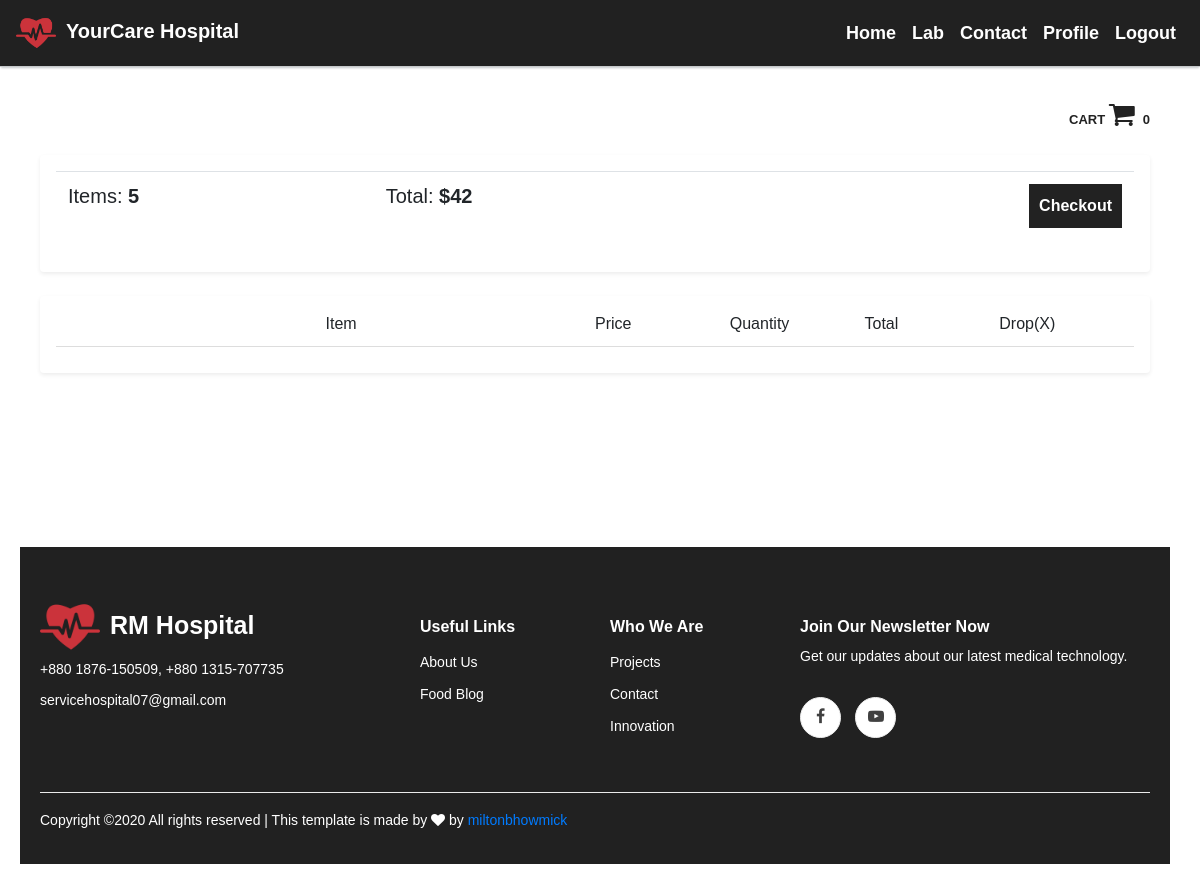
The page /cart/ (signed in) on the database as committed earlier.
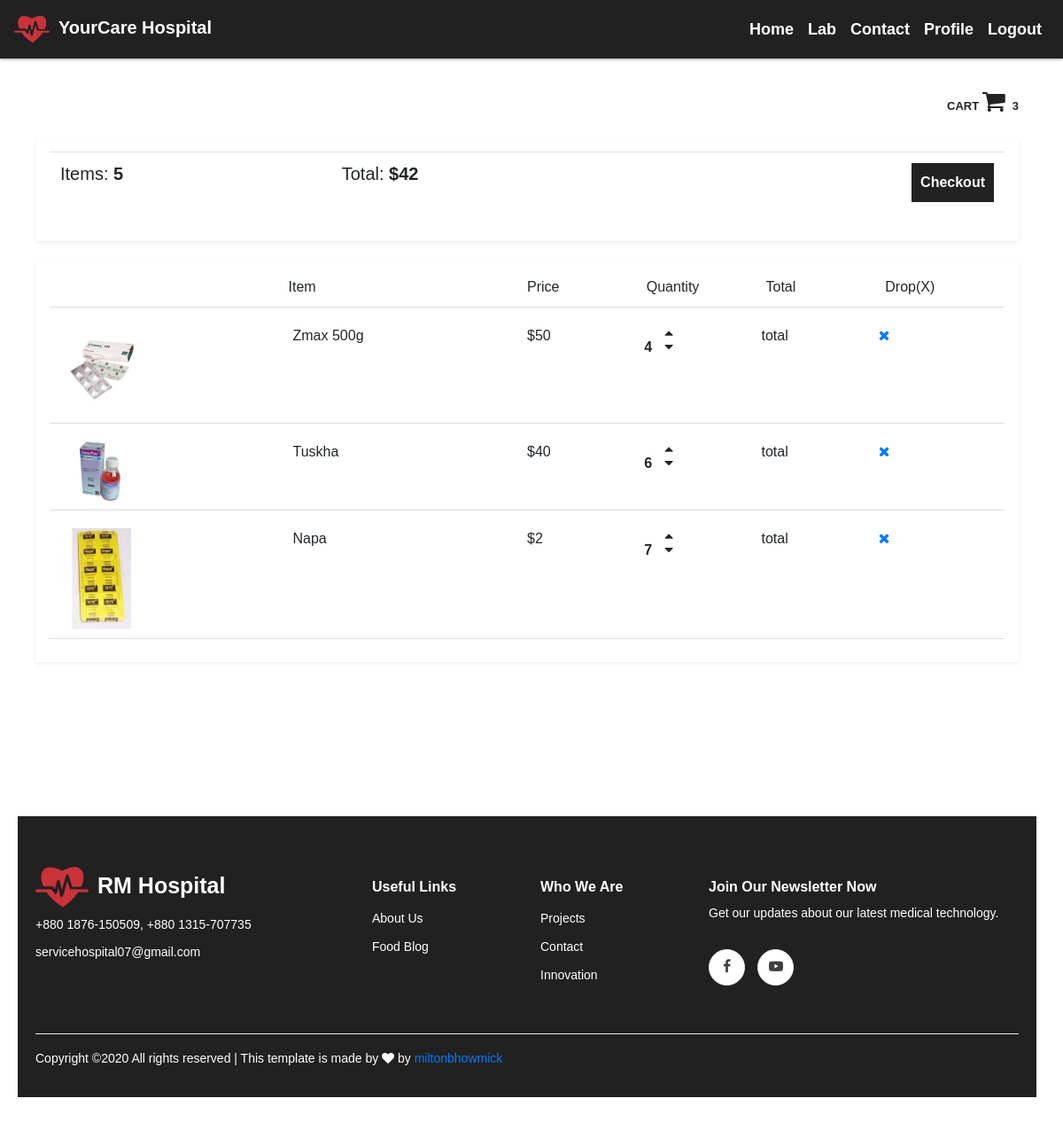
The same page on the database as committed later.
### home/models.py (models this page shows, shortened)
class Cart(models.Model):
	user = models.ForeignKey(UserProfile, on_delete=models.CASCADE, blank=True)
	products = models.ForeignKey(Pharmacy, blank=True, on_delete=models.CASCADE)
	count = models.IntegerField(default=1)
	per_price = models.FloatField(default=0)
	date = models.DateTimeField(auto_now_add=True,null=True,blank=True)
	class Meta:
		ordering = ('-date',)

class Pharmacy(models.Model):
	name = models.CharField(max_length=255, blank=True, default='')
	medicine_image = models.ImageField(upload_to='medcine_images', null=True, blank=True)
	formatted_image = ImageSpecField(source='medicine_image', processors=[ResizeToFill(100,100)], format='JPEG',options={'quantity':60})
	company = models.ForeignKey(MedicineCompany, on_delete=models.SET_NULL, null=True, blank=True)
	medicine_category = models.ForeignKey(CategoryMedicine, on_delete=models.SET_NULL, null=True, blank=True)
	quantity = models.IntegerField(blank=True, default=1)
	price = models.IntegerField(blank=True, default=1)
	slug = models.SlugField(unique=True,blank=True, default='')
	def __str__(self):
		return self.name

### home/views.py (the view)
# urls.py: path('cart/', views.CartDetails.as_view(), name='cart_details'),
class CartDetails(View):
	template_name = 'home/cart_details.html'
	def get(self,request):
		cart_items = Cart.objects.filter(user__email=request.user.email)
		cart_count = len(cart_items)
		contexts = {
			'cart_items':cart_items,
			'cart_count':cart_count,
		}
		return render(request, self.template_name, contexts)

### account/models.py (called while the page is built)
	def __str__(self):
		return self.email

### home/templates/home/cart_details.html (shortened to what this page needs)
{% extends 'home/base.html' %}
{% block content %}
{% load static %}
<div class="container" style="margin-top: 100px; ">
	<div class="text-right">
		<a href="{% url 'home:cart_details' %}" style="color:#222;font-size: 13px;font-weight: 600;">CART <i class="fa fa-shopping-cart" style="font-size: 28px;" aria-hidden="true"></i><span class="cart-count" style="margin-left: 8px;">{{cart_count}}</span></a>
	</div>
	<div class="row">
		<div class="col-md-12">
			<div class="shadow-sm bg-white rounded p-3 my-4">
				<table class="table">
					<tr>
						<th>
							<h5>Items: <strong>5</strong></h5>
						</th>
						<th>
							<h5>Total: <strong>$42</strong></h5>
						</th>
						<th>
							<a style="background-color: #222;color: #fff;text-decoration: none; padding: 10px;float: right;" href="{% url 'home:checkout' %}">Checkout</a>
						</th>
					</tr>
				</table>
			</div>
			<div class="shadow-sm bg-white rounded p-3 my-4">
				<div style="display: flex;padding-bottom: 10px;margin-bottom: 10px; border-bottom:1px solid #ddd;">
					<div style="flex: 2"></div>
					<div style="flex: 2"><strong>Item</strong></div>
					<div style="flex: 1"><strong>Price</strong></div>
					<div style="flex: 1"><strong>Quantity</strong></div>
					<div style="flex: 1"><strong>Total</strong></div>
					<div style="flex: 1"><strong>Drop(X)</strong></div>
				</div>
				{% for cart in cart_items %}
					<div style="display: flex; padding: 10px;margin-bottom: 10px;border-bottom:1px solid #ddd;">
						<div style="flex: 2"><img src="{{cart.products.formatted_image.url}}" style="width: 100px;"></div>
						<div style="flex: 2">{{cart.products}}</div>
						<div style="flex: 1">${{cart.products.price}}</div>
						<div style="flex: 1">
							<div class="quantity" id="{{cart.products.id}}">{{cart.count}}</div>
							<div class="quantity">
								<i data-id="{{cart.products.quantity}}" data-product="{{cart.products.id}}" data-action="up" class="fa fa-caret-up update-quantity chg-quantity" aria-hidden="true"></i>
								<i data-id="{{cart.products.quantity}}" data-product="{{cart.products.id}}" data-action="down" class="fa fa-caret-down update-quantity chg-quantity" aria-hidden="true"></i>
							</div>
						</div>
						<div style="flex: 1">total</div>
						<div style="flex: 1"><a data-product="{{cart.products.id}}" data-action="remove" class="update-cart" href=""><i class="fa fa-times" aria-hidden="true"></i></a></div>
					</div>
				{% endfor %}
			</div>
		</div>
	</div>
</div>
{% endblock %}

### home/templates/home/base.html (shortened to what this page needs)
<!DOCTYPE html>
<html>
	<head>
		{% load static %}
		<link rel="stylesheet" href="{% static 'bootstrap css/bootstrap.min.css'%}" type="text/css">
		<link rel="stylesheet" href="{% static 'bootstrap css/bootstrap-grid.min.css'%}" type="text/css">
		<link rel="stylesheet" href="{% static 'bootstrap css/bootstrap-reboot.min.css' %}" type="text/css">
		<link rel="stylesheet" href="{% static 'css/font-awesome.min.css' %}" type="text/css">
		<link rel="stylesheet" href="{% static 'css/elegant-icons.css' %}" type="text/css">
		<link rel="stylesheet" href="{% static 'css/owl.carousel.min.css' %}" type="text/css" >
	    <link rel="stylesheet" href="{% static 'css/owl.theme.default.min.css' %}" type="text/css">
		<link rel="stylesheet" href="{% static 'css/main.css' %}" type="text/css">
	</head>
	<body style="font-family: din,sans-serif;">
			<nav class="navbar navbar-expand-lg fixed-top" style="background-color: #212121;border-bottom-width:1px;border-bottom-color:#c5c8ca;border-bottom-style: solid;box-shadow: 0 2px 2px -1px #c5c8ca;">
			    <div class="d-flex flex-grow-1">
			        <a class="navbar-brand" href="{% url 'home:home_info' %}" style="font-weight: 600;color: #fff;">
			        	<img src="{% static 'images/company logo.png' %}" style="width: 40px; height: 40px;margin-right: 10px;">YourCare Hospital
			        </a>
			        <div class="w-100 text-right">
			        </div>
			    </div>
			    <div class="collapse navbar-collapse flex-grow-1 text-left" id="myNavbar7">
			        <ul class="navbar-nav ml-auto flex-nowrap text-capitalize"style="font-weight: 600;font-size: 18px;">
			        	<li class="nav-item">
		            		<a href="{% url 'home:home_info' %}" class="nav-link" style="color: #fff;">home</a>
		            	</li>
		            	<li class="nav-item">
		            		<a href="{% url 'home:lab_details' %}" class="nav-link"style="color: #fff;">lab</a>
		            	</li>
		            	<li class="nav-item">
		            		<a href="{% url 'home:contact' %}" class="nav-link"style="color: #fff;">contact</a>
		            	</li>
			            {% if request.user.is_authenticated %}
			            	<li class="nav-item text-capitalize">
			            		<a href="{% url 'account:user_profile' request.user.username %}" class="nav-link"style="color: #fff;">profile</a>
			            	</li>
				            <li class="nav-item text-capitalize">
				            	<a href="{% url 'account:logout' %}" class="nav-link" style="color: #fff;">logout</a>
				            </li>
			            {% endif %}
			        </ul>
			    </div>
			</nav>
			{% block content %}
			{% endblock %}
    <footer class="footer spad" style="margin-top: 150px;background-color: #212121;">
        <div class="container">
            <div class="row">
                <div class="col-lg-3 col-md-6 col-sm-6">
                    <div class="footer__about" style="margin-top: -20px;">
                        <div class="footer__about__logo" style="margin-bottom: 0px;">
                            <a href="{% url 'home:home_info' %}" style="font-weight: 600;color: #fff;font-size: 25px;text-decoration: none;"><img src="{% static 'images/company logo.png' %}" style="width: 60px; height: 60px;margin-right: 10px;">RM Hospital</a>
                        </div>
                        <ul>
                            <li style="font-size: 14px;color: #fff;line-height: 25px;">+880 1876-150509, +880 1315-707735</li>
                            <li style="font-size: 14px;color: #fff;">servicehospital07@gmail.com</li>
                        </ul>
                    </div>
                </div>
                <div class="col-lg-2 col-md-3 col-sm-3 offset-lg-1">
                    <div class="footer__widget">
                        <h6 style="color: #fff;">Useful Links</h6>
                        <ul style="list-style: circle;">
                            <li><a href="#"  style="color: #fff;">About Us</a></li>
                            <li><a href="{% url 'home:food_posts' %}"style="color: #fff;">Food Blog</a></li>
                        </ul>
                    </div>
                </div>
                <div class="col-lg-2 col-md-3 col-sm-3">
                    <div class="footer__widget">
                        <h6 style="color: #fff;">Who We Are</h6>
                        <ul>
                            <li><a href="https://www.hackster.io/projects/tags/medical" style="color: #fff;">Projects</a></li>
                            <li><a href="{% url 'home:contact' %}"style="color: #fff;">Contact</a></li>
                            <li><a href="https://time.com/5710295/top-health-innovations/"style="color: #fff;">Innovation</a></li>
                        </ul>
                    </div>
                </div>
                <div class="col-lg-4 col-md-12">
                    <div class="footer__widget">
                        <h6 style="color: #fff;">Join Our Newsletter Now</h6>
                        <p style="color: #fff;">Get our updates about our latest medical technology.</p>
                        <div class="footer__widget__social">
                                <a href="#" target="_blank" ><i class="fa fa-facebook"></i></a>
                                <a href="#" target="_blank"><i class="fa fa-youtube-play"></i></a>
                        </div>
                    </div>
                </div>
            </div>
            <div class="row">
                <div class="col-lg-12">
                    <div class="footer__copyright">
                        <div class="footer__copyright__text"><p style="color: #fff;">
  Copyright &copy;<script>document.write(new Date().getFullYear());</script> All rights reserved | This template is made by <i class="fa fa-heart" aria-hidden="true"></i> by <a href="#" target="_blank">miltonbhowmick</a>
  </p></div>
                    </div>
                </div>
            </div>
        </div>
    </footer>
	</body>
</html>

### static/css/main.css (style rules this page uses)
body { font-family: din,sans-serif; font-size: 1rem; font-weight: 400; line-height: 1.5; color: #212529; text-align: left; }
ul, ol { padding: 0; margin: 0; }
.quantity { display: inline-block; font-weight: 700; padding-right:10px; }
.chg-quantity { width: 12px; cursor: pointer; display: block; transition:.1s; }
body { padding: 0px 30px 30px 20px; font-family: $font-default; font-weight: 100; }
.footer { background: #F3F6FA; padding-top: 70px; padding-bottom: 0; }
.footer__about { margin-bottom: 30px; }
.footer__about ul li { font-size: 16px; color: #fff; line-height: 36px; list-style: none; }
.footer__about__logo { margin-bottom: 15px; }
.footer__about__logo a { display: inline-block; }
.footer__widget { margin-bottom: 30px; overflow: hidden; }
.footer__widget h6 { color: #fff; font-weight: 700; margin-bottom: 10px; }
.footer__widget ul { width: 50%; float: left; }
.footer__widget ul li { list-style: none; }
.footer__widget ul li a { color: #fff; font-size: 14px; line-height: 32px; text-decoration: none; }
.footer__widget p { font-size: 14px; color: #fff; margin-bottom: 30px; }
.footer__widget .footer__widget__social a { display: inline-block; height: 41px; width: 41px; font-size: 16px; color: #404040; border: 1px solid #ededed; border-radius: 50%; line-height: 38px; text-align: center; background: #ffffff; -webkit-transition: all, 0.3s; -moz-transition: all, 0.3s; -ms-transition: all, 0.3s; -o-transition: all, 0.3s; transition: all, 0.3s; margin-right: 10px; }
.footer__widget .footer__widget__social a:last-child { margin-right: 0; }
.footer__copyright { border-top: 1px solid #ebebeb; padding: 15px 0; overflow: hidden; margin-top: 20px; }
.footer__copyright__text { font-size: 14px; color: #fff; float: left; line-height: 25px; }

Rows that differ between the two databases and show on the page:
added Cart: products.formatted_image (picture), products "Zmax 500g", products.price "50", count "4"
added Cart: products.formatted_image (picture), products "Tuskha", products.price "40", count "6"
added Cart: products.formatted_image (picture), products "Napa", products.price "2", count "7"
Other text that changed with them:
{{ cart_count }}: "0" → "3"
